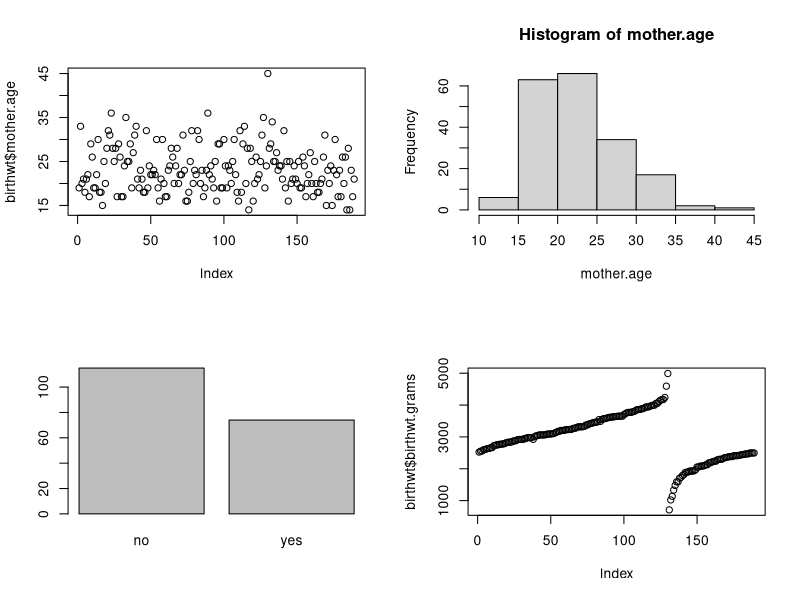
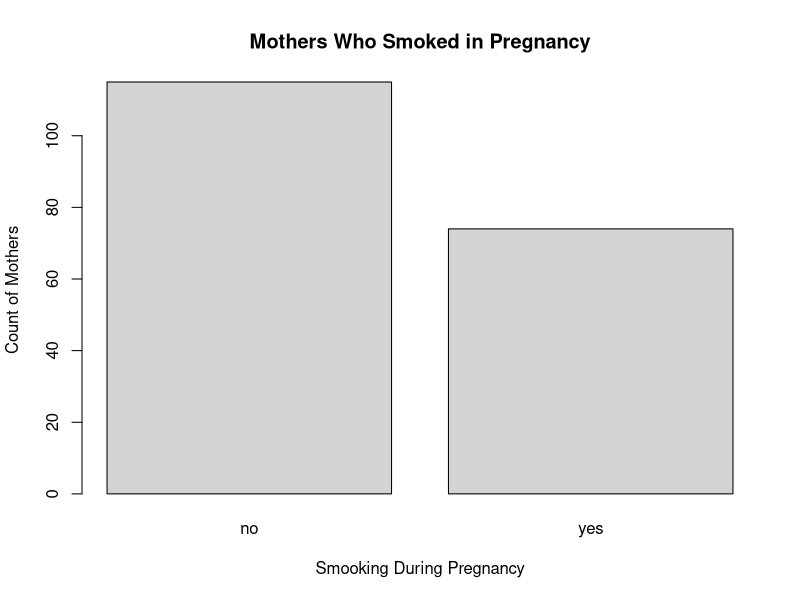

R code for these plots, in order:
library(MASS)
str(birthwt)

colnames(birthwt)

# the default names are not very descriptive
colnames(birthwt) <- c("birthwt.below.2500", "mother.age", "mother.weight", "race", "mother.smokes", "previous.prem.labor",
              "hypertension", "uterine.irr", "physician.visits", "birthwt.grams")

library(plyr)
birthwt <- transform(birthwt,
                     race = as.factor(mapvalues(race, c(1, 2, 3), c("white", "black", "other"))),
                     mother.smokes = as.factor(mapvalues(mother.smokes, c(0, 1), c("no", "yes"))),
                     hypertension = as.factor(mapvalues(hypertension, c(0, 1), c("no", "yes"))),
                     uterine.irr = as.factor(mapvalues(uterine.irr, c(0, 1), c("no", "yes"))),
                     birthwt.below.2500 = as.factor(mapvalues(birthwt.below.2500, c(0, 1), c("no", "yes")))
                    )
                     
# descriptive statistics part
summary(birthwt) # numerical and factor variables are there

# use tapply() function to see what average birthweight looks like when broken down by race and smoking status
with(birthwt, tapply(birthwt.grams, INDEX = list(race, mother.smokes), FUN = mean))

# aggregate()
with(birthwt, aggregate(birthwt.grams, by = list(race, mother.smokes), FUN = mean))

weight.smoke.tbl <- with(birthwt, table(birthwt.below.2500, mother.smokes))
weight.smoke.tbl


# Normalde bir veri setindeki s??tuna eri??mek i??in veri$s??tun_ad?? ??eklinde bir yaz??m kullan??l??r.
# with() kulland??????n??zda ise R'a "??u veri setinin i??ine bak ve i??indeki de??i??kenleri do??rudan kullan" demi?? olursunuz. 

# Her de??i??kenin ba????na 'mtcars$' eklemek gerekir
# sonuc <- mtcars$mpg * mtcars$hp

# Veri setini bir kez belirtmek yeterlidir
# sonuc <- with(mtcars, mpg * hp)


# is the mother's age correlated with birth weight?
with(birthwt, cor(birthwt.grams, mother.age))  # calculate the correlation
# does this change when we account for smoking status?
with(birthwt, cor(birthwt.grams[mother.smokes == "yes"], mother.age[mother.smokes == "yes"]))
with(birthwt, cor(birthwt.grams[mother.smokes == "no"], mother.age[mother.smokes == "no"]))


# Single Variable Plots
par(mfrow = c(2,2)) # display plots in a single 2x2 figure
plot(birthwt$mother.age)
with(birthwt, hist(mother.age))
plot(birthwt$mother.smokes)
plot(birthwt$birthwt.grams)

par(mfrow = c(1,1))
plot(birthwt$mother.smokes,
     main = "Mothers Who Smoked in Pregnancy",
     xlab = "Smooking During Pregnancy",
     ylab = "Count of Mothers",
     col = "Lightgrey")

# NOTE: use histogram for continuous variables, use barchart for factor variables
